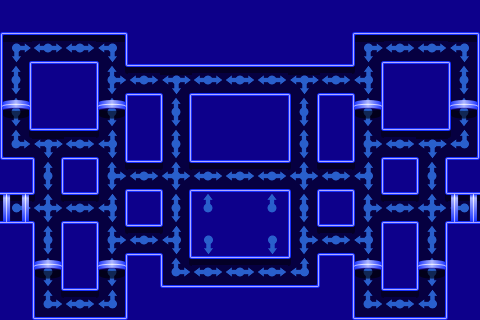

This game map was drawn from its Tiled (.tmx) file and the tilesets committed beside it. A one-line description and the trimmed map source follow:
An orthogonal 15x10 tile map with 32x32 px tiles, 3 tile layers (Background, Path, overlay), 2 tilesets and 82 objects (71x coins, 4x pill, 2x teleport, player, red_enemy, ...).

<map version="1.0" orientation="orthogonal" renderorder="right-down" width="15" height="10" tilewidth="32" tileheight="32" nextobjectid="83">
 <tileset firstgid="1" name="metatiles" tilewidth="32" tileheight="32" tilecount="20" columns="5">
  <image source="../img/map/32/metatiles.png" width="160" height="128" />
  <tile id="0">
   <properties>
    <property name="direction" value="1110" />
   </properties>
  </tile>
  <tile id="1">
   <properties>
    <property name="direction" value="0111" />
   </properties>
  </tile>
  <tile id="2">
   <properties>
    <property name="direction" value="1011" />
   </properties>
  </tile>
  <tile id="3">
   <properties>
    <property name="direction" value="1101" />
   </properties>
  </tile>
  <tile id="4">
   <properties>
    <property name="direction" value="1111" />
   </properties>
  </tile>
  <tile id="5">
   <properties>
    <property name="direction" value="1100" />
   </properties>
  </tile>
  <tile id="6">
   <properties>
    <property name="direction" value="0110" />
   </properties>
  </tile>
  <tile id="7">
   <properties>
    <property name="direction" value="0011" />
   </properties>
  </tile>
  <tile id="8">
   <properties>
    <property name="direction" value="1001" />
   </properties>
  </tile>
  <tile id="9">
   <properties>
    <property name="direction" value="1010" />
   </properties>
  </tile>
  <tile id="10">
   <properties>
    <property name="direction" value="1000" />
   </properties>
  </tile>
  <tile id="11">
   <properties>
    <property name="direction" value="0100" />
   </properties>
  </tile>
  <tile id="12">
   <properties>
    <property name="direction" value="0010" />
   </properties>
  </tile>
  <tile id="13">
   <properties>
    <property name="direction" value="0001" />
   </properties>
  </tile>
  <tile id="14">
   <properties>
    <property name="direction" value="0101" />
   </properties>
  </tile>
  <tile id="15">
   <properties>
    <property name="direction" value="0000" />
    <property name="type" value="solid" />
   </properties>
  </tile>
 </tileset>
 <tileset firstgid="21" name="tiles" tilewidth="32" tileheight="32" tilecount="32" columns="4">
  <image source="../img/map/32/tiles.png" width="128" height="256" />
 </tileset>
 <layer name="Background" width="15" height="10">
  <properties>
   <property name="preRender" value="false" />
  </properties>
  <data>[150 cells, 150 non-empty, 11 distinct tile ids]</data>
 </layer>
 <layer name="Path" width="15" height="10">
  <data>[150 cells, 83 non-empty, 14 distinct tile ids]</data>
 </layer>
 <objectgroup name="Entities">
  <object id="1" name="player" gid="19" x="224" y="96" width="32" height="32" />
  <object id="2" name="teleport" gid="20" x="448" y="224" width="32" height="32">
   <properties>
    <property name="destination" value="1" />
    <property name="id" value="2" />
   </properties>
  </object>
  <object id="3" name="teleport" gid="20" x="0" y="224" width="32" height="32">
   <properties>
    <property name="destination" value="2" />
    <property name="id" value="1" />
   </properties>
  </object>
 </objectgroup>
 <objectgroup name="Dots">
  <object id="4" name="dot" type="coins" gid="16" x="96" y="320" width="32" height="32" />
  <object id="5" name="dot" type="coins" gid="16" x="128" y="256" width="32" height="32" />
  <object id="6" name="dot" type="coins" gid="16" x="96" y="288" width="32" height="32" />
  <object id="7" name="dot" type="coins" gid="16" x="192" y="288" width="32" height="32" />
  <object id="8" name="dot" type="coins" gid="16" x="160" y="288" width="32" height="32" />
  <object id="9" name="dot" type="coins" gid="16" x="224" y="288" width="32" height="32" />
  <object id="10" name="dot" type="coins" gid="16" x="256" y="288" width="32" height="32" />
  <object id="11" name="dot" type="coins" gid="16" x="288" y="288" width="32" height="32" />
  <object id="12" name="dot" type="coins" gid="16" x="384" y="320" width="32" height="32" />
  <object id="13" name="dot" type="coins" gid="16" x="352" y="320" width="32" height="32" />
  <object id="14" name="dot" type="coins" gid="16" x="352" y="288" width="32" height="32" />
  <object id="15" name="dot" type="coins" gid="16" x="352" y="256" width="32" height="32" />
  <object id="16" name="dot" type="coins" gid="16" x="320" y="256" width="32" height="32" />
  <object id="17" name="dot" type="coins" gid="16" x="352" y="224" width="32" height="32" />
  <object id="18" name="dot" type="coins" gid="16" x="288" y="256" width="32" height="32" />
  <object id="19" name="dot" type="coins" gid="16" x="288" y="224" width="32" height="32" />
  <object id="20" name="dot" type="coins" gid="16" x="288" y="192" width="32" height="32" />
  <object id="21" name="dot" type="coins" gid="16" x="352" y="192" width="32" height="32" />
  <object id="22" name="dot" type="coins" gid="16" x="352" y="160" width="32" height="32" />
  <object id="23" name="dot" type="coins" gid="16" x="384" y="160" width="32" height="32" />
  <object id="24" name="dot" type="coins" gid="16" x="416" y="160" width="32" height="32" />
  <object id="25" name="dot" type="coins" gid="16" x="288" y="96" width="32" height="32" />
  <object id="26" name="dot" type="coins" gid="16" x="288" y="128" width="32" height="32" />
  <object id="27" name="dot" type="coins" gid="16" x="288" y="160" width="32" height="32" />
  <object id="28" name="dot" type="coins" gid="16" x="256" y="192" width="32" height="32" />
  <object id="29" name="dot" type="coins" gid="16" x="224" y="192" width="32" height="32" />
  <object id="30" name="dot" type="coins" gid="16" x="192" y="192" width="32" height="32" />
  <object id="31" name="dot" type="coins" gid="16" x="160" y="224" width="32" height="32" />
  <object id="32" name="dot" type="coins" gid="16" x="160" y="192" width="32" height="32" />
  <object id="33" name="dot" type="coins" gid="16" x="160" y="256" width="32" height="32" />
  <object id="34" name="dot" type="coins" gid="16" x="96" y="256" width="32" height="32" />
  <object id="35" name="dot" type="coins" gid="16" x="128" y="96" width="32" height="32" />
  <object id="36" name="dot" type="coins" gid="16" x="128" y="192" width="32" height="32" />
  <object id="37" name="dot" type="coins" gid="16" x="96" y="160" width="32" height="32" />
  <object id="38" name="dot" type="coins" gid="16" x="96" y="128" width="32" height="32" />
  <object id="39" name="dot" type="coins" gid="16" x="96" y="96" width="32" height="32" />
  <object id="40" name="dot" type="coins" gid="16" x="96" y="64" width="32" height="32" />
  <object id="41" name="dot" type="coins" gid="16" x="96" y="224" width="32" height="32" />
  <object id="42" name="dot" type="coins" gid="16" x="96" y="192" width="32" height="32" />
  <object id="43" name="dot" type="coins" gid="16" x="192" y="96" width="32" height="32" />
  <object id="44" name="dot" type="coins" gid="16" x="160" y="96" width="32" height="32" />
  <object id="45" name="dot" type="coins" gid="16" x="160" y="160" width="32" height="32" />
  <object id="46" name="dot" type="coins" gid="16" x="320" y="96" width="32" height="32" />
  <object id="47" name="dot" type="coins" gid="16" x="256" y="96" width="32" height="32" />
  <object id="48" name="dot" type="coins" gid="16" x="160" y="128" width="32" height="32" />
  <object id="49" name="dot" type="coins" gid="16" x="352" y="96" width="32" height="32" />
  <object id="50" name="dot" type="coins" gid="16" x="352" y="64" width="32" height="32" />
  <object id="51" name="dot" type="coins" gid="16" x="384" y="64" width="32" height="32" />
  <object id="52" name="dot" type="coins" gid="16" x="416" y="64" width="32" height="32" />
  </objectgroup>
 <objectgroup name="Enemies">
  <!-- 4 objects omitted --></objectgroup>
 <layer name="overlay" width="15" height="10">
  <data>[150 cells, 10 non-empty, 2 distinct tile ids]</data>
 </layer>
</map>
<!-- 30 of 82 objects omitted -->
